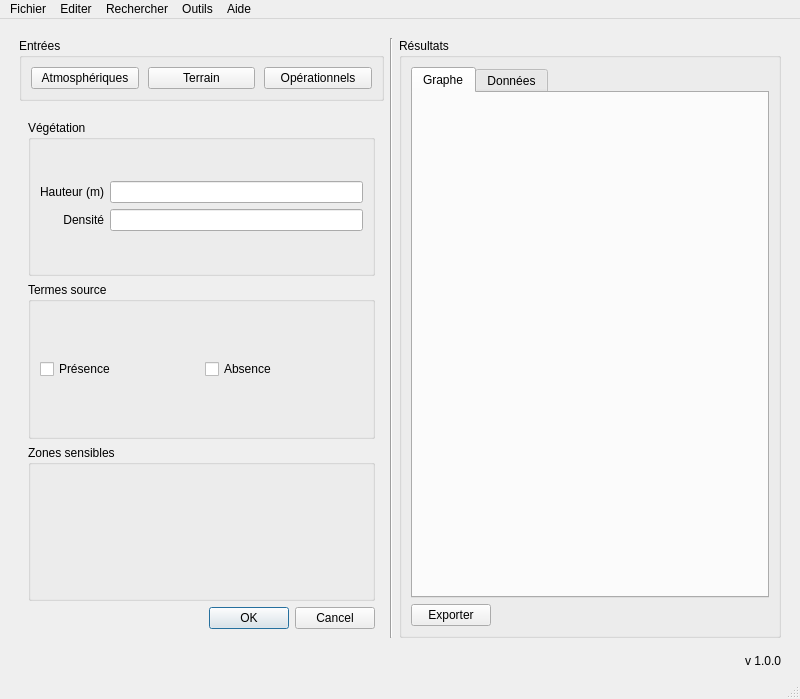
<?xml version="1.0" encoding="UTF-8"?>
<ui version="4.0">
 <author>Saimpy</author>
 <class>MainWindow</class>
 <widget class="QMainWindow" name="MainWindow">
  <property name="windowModality">
   <enum>Qt::NonModal</enum>
  </property>
  <property name="geometry">
   <rect>
    <x>0</x>
    <y>0</y>
    <width>800</width>
    <height>655</height>
   </rect>
  </property>
  <property name="windowTitle">
   <string>DRIMERA</string>
  </property>
  <property name="windowIcon">
   <iconset>
    <normaloff>Im/Ico_DRIMERA.png</normaloff>Im/Ico_DRIMERA.png</iconset>
  </property>
  <property name="iconSize">
   <size>
    <width>30</width>
    <height>24</height>
   </size>
  </property>
  <widget class="QWidget" name="centralwidget">
   <property name="sizePolicy">
    <sizepolicy hsizetype="Preferred" vsizetype="Minimum">
     <horstretch>0</horstretch>
     <verstretch>0</verstretch>
    </sizepolicy>
   </property>
   <layout class="QVBoxLayout" name="verticalLayout">
    <item>
     <layout class="QHBoxLayout" name="centralLayout">
      <property name="leftMargin">
       <number>10</number>
      </property>
      <property name="topMargin">
       <number>10</number>
      </property>
      <property name="rightMargin">
       <number>10</number>
      </property>
      <property name="bottomMargin">
       <number>10</number>
      </property>
      <item>
       <layout class="QVBoxLayout" name="inputLayout">
        <property name="spacing">
         <number>10</number>
        </property>
        <property name="leftMargin">
         <number>0</number>
        </property>
        <property name="topMargin">
         <number>0</number>
        </property>
        <property name="rightMargin">
         <number>0</number>
        </property>
        <property name="bottomMargin">
         <number>0</number>
        </property>
        <item>
         <widget class="QGroupBox" name="inputGrpBox">
          <property name="sizePolicy">
           <sizepolicy hsizetype="Preferred" vsizetype="Preferred">
            <horstretch>0</horstretch>
            <verstretch>0</verstretch>
           </sizepolicy>
          </property>
          <property name="title">
           <string>Entrées</string>
          </property>
          <layout class="QHBoxLayout" name="horizontalLayout">
           <property name="spacing">
            <number>9</number>
           </property>
           <property name="sizeConstraint">
            <enum>QLayout::SetDefaultConstraint</enum>
           </property>
           <property name="leftMargin">
            <number>9</number>
           </property>
           <item>
            <widget class="QPushButton" name="atmosBtn">
             <property name="sizePolicy">
              <sizepolicy hsizetype="Minimum" vsizetype="Fixed">
               <horstretch>0</horstretch>
               <verstretch>0</verstretch>
              </sizepolicy>
             </property>
             <property name="focusPolicy">
              <enum>Qt::StrongFocus</enum>
             </property>
             <property name="text">
              <string>Atmosphériques</string>
             </property>
             <property name="icon">
              <iconset>
               <normaloff>Im/wind.png</normaloff>Im/wind.png</iconset>
             </property>
             <property name="iconSize">
              <size>
               <width>20</width>
               <height>20</height>
              </size>
             </property>
             <property name="autoDefault">
              <bool>false</bool>
             </property>
            </widget>
           </item>
           <item>
            <widget class="QPushButton" name="terrainBtn">
             <property name="text">
              <string>Terrain</string>
             </property>
             <property name="icon">
              <iconset>
               <normaloff>Im/terrain.png</normaloff>Im/terrain.png</iconset>
             </property>
             <property name="iconSize">
              <size>
               <width>20</width>
               <height>20</height>
              </size>
             </property>
            </widget>
           </item>
           <item>
            <widget class="QPushButton" name="operaBtn">
             <property name="text">
              <string>Opérationnels</string>
             </property>
             <property name="icon">
              <iconset>
               <normaloff>Im/airplane.png</normaloff>Im/airplane.png</iconset>
             </property>
             <property name="iconSize">
              <size>
               <width>20</width>
               <height>20</height>
              </size>
             </property>
            </widget>
           </item>
          </layout>
         </widget>
        </item>
        <item>
         <widget class="QStackedWidget" name="paramStackedWidget">
          <property name="sizePolicy">
           <sizepolicy hsizetype="Fixed" vsizetype="Preferred">
            <horstretch>0</horstretch>
            <verstretch>0</verstretch>
           </sizepolicy>
          </property>
          <property name="currentIndex">
           <number>2</number>
          </property>
          <widget class="QWidget" name="inputHome">
           <layout class="QVBoxLayout" name="inputResume">
            <item>
             <layout class="QGridLayout" name="paramGridLayout">
              <item row="1" column="0">
               <layout class="QGridLayout" name="gridLayout">
                <item row="2" column="1">
                 <widget class="QProgressBar" name="progressBar_3">
                  <property name="sizePolicy">
                   <sizepolicy hsizetype="Minimum" vsizetype="Fixed">
                    <horstretch>0</horstretch>
                    <verstretch>0</verstretch>
                   </sizepolicy>
                  </property>
                  <property name="value">
                   <number>24</number>
                  </property>
                 </widget>
                </item>
                <item row="1" column="1">
                 <widget class="QProgressBar" name="progressBar_2">
                  <property name="sizePolicy">
                   <sizepolicy hsizetype="Minimum" vsizetype="Fixed">
                    <horstretch>0</horstretch>
                    <verstretch>0</verstretch>
                   </sizepolicy>
                  </property>
                  <property name="value">
                   <number>24</number>
                  </property>
                 </widget>
                </item>
                <item row="0" column="0">
                 <widget class="QLabel" name="label_2">
                  <property name="sizePolicy">
                   <sizepolicy hsizetype="Fixed" vsizetype="Preferred">
                    <horstretch>0</horstretch>
                    <verstretch>0</verstretch>
                   </sizepolicy>
                  </property>
                  <property name="text">
                   <string>Atmosphérique</string>
                  </property>
                  <property name="alignment">
                   <set>Qt::AlignRight|Qt::AlignTrailing|Qt::AlignVCenter</set>
                  </property>
                 </widget>
                </item>
                <item row="1" column="0">
                 <widget class="QLabel" name="label_3">
                  <property name="sizePolicy">
                   <sizepolicy hsizetype="Preferred" vsizetype="Preferred">
                    <horstretch>0</horstretch>
                    <verstretch>0</verstretch>
                   </sizepolicy>
                  </property>
                  <property name="text">
                   <string>Terrain</string>
                  </property>
                  <property name="alignment">
                   <set>Qt::AlignRight|Qt::AlignTrailing|Qt::AlignVCenter</set>
                  </property>
                 </widget>
                </item>
                <item row="0" column="1">
                 <widget class="QProgressBar" name="progressBar">
                  <property name="sizePolicy">
                   <sizepolicy hsizetype="Minimum" vsizetype="Fixed">
                    <horstretch>0</horstretch>
                    <verstretch>0</verstretch>
                   </sizepolicy>
                  </property>
                  <property name="value">
                   <number>24</number>
                  </property>
                 </widget>
                </item>
                <item row="2" column="0">
                 <widget class="QLabel" name="label_4">
                  <property name="sizePolicy">
                   <sizepolicy hsizetype="Preferred" vsizetype="Preferred">
                    <horstretch>0</horstretch>
                    <verstretch>0</verstretch>
                   </sizepolicy>
                  </property>
                  <property name="text">
                   <string>Opérationnel</string>
                  </property>
                  <property name="alignment">
                   <set>Qt::AlignRight|Qt::AlignTrailing|Qt::AlignVCenter</set>
                  </property>
                 </widget>
                </item>
               </layout>
              </item>
              <item row="0" column="0">
               <widget class="QLabel" name="paramLevel">
                <property name="sizePolicy">
                 <sizepolicy hsizetype="Preferred" vsizetype="Fixed">
                  <horstretch>0</horstretch>
                  <verstretch>0</verstretch>
                 </sizepolicy>
                </property>
                <property name="text">
                 <string>Niveau de paramétrage</string>
                </property>
                <property name="alignment">
                 <set>Qt::AlignCenter</set>
                </property>
               </widget>
              </item>
             </layout>
            </item>
            <item>
             <spacer name="verticalSpacer">
              <property name="orientation">
               <enum>Qt::Vertical</enum>
              </property>
              <property name="sizeHint" stdset="0">
               <size>
                <width>20</width>
                <height>40</height>
               </size>
              </property>
             </spacer>
            </item>
            <item>
             <widget class="Line" name="line_2">
              <property name="orientation">
               <enum>Qt::Horizontal</enum>
              </property>
             </widget>
            </item>
            <item>
             <widget class="QPushButton" name="calculBtn">
              <property name="focusPolicy">
               <enum>Qt::StrongFocus</enum>
              </property>
              <property name="text">
               <string>Calculer</string>
              </property>
              <property name="icon">
               <iconset>
                <normaloff>Im/settings.png</normaloff>Im/settings.png</iconset>
              </property>
              <property name="iconSize">
               <size>
                <width>20</width>
                <height>20</height>
               </size>
              </property>
             </widget>
            </item>
            <item>
             <widget class="QPushButton" name="asriskBtn">
              <property name="text">
               <string>Evaluer risques</string>
              </property>
              <property name="icon">
               <iconset>
                <normaloff>Im/operation_risk.png</normaloff>Im/operation_risk.png</iconset>
              </property>
              <property name="iconSize">
               <size>
                <width>20</width>
                <height>20</height>
               </size>
              </property>
             </widget>
            </item>
           </layout>
          </widget>
          <widget class="QWidget" name="paramAtmosphere">
           <layout class="QVBoxLayout" name="parAtm">
            <item>
             <widget class="QGroupBox" name="groupBox">
              <property name="title">
               <string>Données météorologiques</string>
              </property>
              <layout class="QVBoxLayout" name="verticalLayout_5">
               <property name="spacing">
                <number>6</number>
               </property>
               <item>
                <widget class="QGroupBox" name="groupBox_3">
                 <property name="sizePolicy">
                  <sizepolicy hsizetype="Minimum" vsizetype="Fixed">
                   <horstretch>0</horstretch>
                   <verstretch>0</verstretch>
                  </sizepolicy>
                 </property>
                 <property name="title">
                  <string>Coordonnées UTM</string>
                 </property>
                 <property name="alignment">
                  <set>Qt::AlignCenter</set>
                 </property>
                 <layout class="QHBoxLayout" name="horizontalLayout_3">
                  <item>
                   <layout class="QGridLayout" name="gridLayout_5">
                    <item row="1" column="0">
                     <widget class="QLabel" name="label_10">
                      <property name="text">
                       <string>Y (m)</string>
                      </property>
                     </widget>
                    </item>
                    <item row="0" column="0">
                     <widget class="QLabel" name="label_11">
                      <property name="text">
                       <string>X (m)</string>
                      </property>
                     </widget>
                    </item>
                    <item row="0" column="1">
                     <widget class="QLineEdit" name="lineEdit_7"/>
                    </item>
                    <item row="1" column="1">
                     <widget class="QLineEdit" name="lineEdit_8"/>
                    </item>
                   </layout>
                  </item>
                  <item>
                   <widget class="QPushButton" name="pushButton_2">
                    <property name="text">
                     <string>Télécharger données</string>
                    </property>
                    <property name="checkable">
                     <bool>false</bool>
                    </property>
                    <property name="autoDefault">
                     <bool>false</bool>
                    </property>
                    <property name="default">
                     <bool>false</bool>
                    </property>
                   </widget>
                  </item>
                 </layout>
                </widget>
               </item>
               <item>
                <layout class="QGridLayout" name="gridLayout_6">
                 <item row="3" column="0">
                  <widget class="QLabel" name="label_12">
                   <property name="text">
                    <string>Humidité relative (%)</string>
                   </property>
                   <property name="alignment">
                    <set>Qt::AlignRight|Qt::AlignTrailing|Qt::AlignVCenter</set>
                   </property>
                  </widget>
                 </item>
                 <item row="2" column="1">
                  <widget class="QLineEdit" name="lineEdit_9"/>
                 </item>
                 <item row="0" column="1">
                  <widget class="QLineEdit" name="lineEdit_10"/>
                 </item>
                 <item row="1" column="1">
                  <widget class="QLineEdit" name="lineEdit_11"/>
                 </item>
                 <item row="3" column="1">
                  <widget class="QLineEdit" name="lineEdit_12"/>
                 </item>
                 <item row="1" column="0">
                  <widget class="QLabel" name="label_13">
                   <property name="text">
                    <string>Direction du vent (N°)</string>
                   </property>
                   <property name="alignment">
                    <set>Qt::AlignRight|Qt::AlignTrailing|Qt::AlignVCenter</set>
                   </property>
                  </widget>
                 </item>
                 <item row="2" column="0">
                  <widget class="QLabel" name="label_14">
                   <property name="text">
                    <string>Température (°C)</string>
                   </property>
                   <property name="alignment">
                    <set>Qt::AlignRight|Qt::AlignTrailing|Qt::AlignVCenter</set>
                   </property>
                  </widget>
                 </item>
                 <item row="0" column="0">
                  <widget class="QLabel" name="label_15">
                   <property name="text">
                    <string>Vitesse du vent (km/h)</string>
                   </property>
                   <property name="alignment">
                    <set>Qt::AlignRight|Qt::AlignTrailing|Qt::AlignVCenter</set>
                   </property>
                  </widget>
                 </item>
                </layout>
               </item>
              </layout>
             </widget>
            </item>
            <item>
             <widget class="QGroupBox" name="groupBox_5">
              <property name="title">
               <string>Turbulences</string>
              </property>
             </widget>
            </item>
            <item>
             <widget class="QGroupBox" name="groupBox_4">
              <property name="title">
               <string>Bruit de fond</string>
              </property>
             </widget>
            </item>
            <item>
             <widget class="QDialogButtonBox" name="atmosBtnBox">
              <property name="enabled">
               <bool>true</bool>
              </property>
              <property name="standardButtons">
               <set>QDialogButtonBox::Cancel|QDialogButtonBox::Ok</set>
              </property>
             </widget>
            </item>
           </layout>
          </widget>
          <widget class="QWidget" name="paramTerrain">
           <layout class="QVBoxLayout" name="parTer">
            <item>
             <widget class="QGroupBox" name="groupBox_6">
              <property name="title">
               <string>Végétation</string>
              </property>
              <layout class="QVBoxLayout" name="verticalLayout_12">
               <item>
                <layout class="QGridLayout" name="gridLayout_8">
                 <item row="0" column="1">
                  <widget class="QLineEdit" name="lineEdit_15"/>
                 </item>
                 <item row="1" column="0">
                  <widget class="QLabel" name="label_18">
                   <property name="text">
                    <string>Densité</string>
                   </property>
                   <property name="alignment">
                    <set>Qt::AlignRight|Qt::AlignTrailing|Qt::AlignVCenter</set>
                   </property>
                  </widget>
                 </item>
                 <item row="1" column="1">
                  <widget class="QLineEdit" name="lineEdit_16"/>
                 </item>
                 <item row="0" column="0">
                  <widget class="QLabel" name="label_19">
                   <property name="text">
                    <string>Hauteur (m)</string>
                   </property>
                   <property name="alignment">
                    <set>Qt::AlignRight|Qt::AlignTrailing|Qt::AlignVCenter</set>
                   </property>
                  </widget>
                 </item>
                </layout>
               </item>
              </layout>
             </widget>
            </item>
            <item>
             <widget class="QGroupBox" name="groupBox_7">
              <property name="title">
               <string>Termes source</string>
              </property>
              <layout class="QVBoxLayout" name="verticalLayout_13">
               <item>
                <layout class="QGridLayout" name="gridLayout_9">
                 <item row="0" column="0">
                  <widget class="QCheckBox" name="checkBox">
                   <property name="text">
                    <string>Présence</string>
                   </property>
                  </widget>
                 </item>
                 <item row="0" column="1">
                  <widget class="QCheckBox" name="checkBox_2">
                   <property name="text">
                    <string>Absence</string>
                   </property>
                  </widget>
                 </item>
                </layout>
               </item>
              </layout>
             </widget>
            </item>
            <item>
             <widget class="QGroupBox" name="groupBox_8">
              <property name="title">
               <string>Zones sensibles</string>
              </property>
             </widget>
            </item>
            <item>
             <widget class="QDialogButtonBox" name="terBtnBox">
              <property name="standardButtons">
               <set>QDialogButtonBox::Cancel|QDialogButtonBox::Ok</set>
              </property>
             </widget>
            </item>
           </layout>
          </widget>
          <widget class="QWidget" name="paramOpera">
           <layout class="QVBoxLayout" name="parOp">
            <item>
             <widget class="QGroupBox" name="groupBox_11">
              <property name="title">
               <string>Caratéristiques appareil</string>
              </property>
              <layout class="QVBoxLayout" name="verticalLayout_16">
               <item>
                <layout class="QGridLayout" name="gridLayout_12">
                 <item row="1" column="0">
                  <widget class="QLabel" name="label_29">
                   <property name="text">
                    <string>Masse (kg)</string>
                   </property>
                   <property name="alignment">
                    <set>Qt::AlignRight|Qt::AlignTrailing|Qt::AlignVCenter</set>
                   </property>
                  </widget>
                 </item>
                 <item row="0" column="1">
                  <widget class="QLineEdit" name="lineEdit_25"/>
                 </item>
                 <item row="2" column="0">
                  <widget class="QLabel" name="label_30">
                   <property name="text">
                    <string>Diamètre rotor (mm)</string>
                   </property>
                   <property name="alignment">
                    <set>Qt::AlignRight|Qt::AlignTrailing|Qt::AlignVCenter</set>
                   </property>
                  </widget>
                 </item>
                 <item row="1" column="1">
                  <widget class="QLineEdit" name="lineEdit_26"/>
                 </item>
                 <item row="2" column="1">
                  <widget class="QLineEdit" name="lineEdit_27"/>
                 </item>
                 <item row="0" column="0">
                  <widget class="QLabel" name="label_31">
                   <property name="text">
                    <string>Avancement (m/s)</string>
                   </property>
                   <property name="alignment">
                    <set>Qt::AlignRight|Qt::AlignTrailing|Qt::AlignVCenter</set>
                   </property>
                  </widget>
                 </item>
                 <item row="3" column="0">
                  <widget class="QLabel" name="label_32">
                   <property name="text">
                    <string>Vitesse rotor (m/s)</string>
                   </property>
                   <property name="alignment">
                    <set>Qt::AlignRight|Qt::AlignTrailing|Qt::AlignVCenter</set>
                   </property>
                  </widget>
                 </item>
                 <item row="3" column="1">
                  <widget class="QLineEdit" name="lineEdit_28"/>
                 </item>
                </layout>
               </item>
              </layout>
             </widget>
            </item>
            <item>
             <widget class="QGroupBox" name="groupBox_10">
              <property name="title">
               <string>Données d'émission</string>
              </property>
              <layout class="QVBoxLayout" name="verticalLayout_15">
               <item>
                <layout class="QGridLayout" name="gridLayout_11">
                 <item row="1" column="1">
                  <widget class="QLineEdit" name="lineEdit_22"/>
                 </item>
                 <item row="0" column="1">
                  <widget class="QLineEdit" name="lineEdit_23"/>
                 </item>
                 <item row="1" column="0">
                  <widget class="QLabel" name="label_26">
                   <property name="text">
                    <string>Taux d'application (%)</string>
                   </property>
                   <property name="alignment">
                    <set>Qt::AlignRight|Qt::AlignTrailing|Qt::AlignVCenter</set>
                   </property>
                  </widget>
                 </item>
                 <item row="0" column="0">
                  <widget class="QLabel" name="label_27">
                   <property name="text">
                    <string>Taux de matière active (%)</string>
                   </property>
                   <property name="alignment">
                    <set>Qt::AlignRight|Qt::AlignTrailing|Qt::AlignVCenter</set>
                   </property>
                  </widget>
                 </item>
                 <item row="2" column="0">
                  <widget class="QLabel" name="label_28">
                   <property name="text">
                    <string>Température du produit (°C)</string>
                   </property>
                   <property name="alignment">
                    <set>Qt::AlignRight|Qt::AlignTrailing|Qt::AlignVCenter</set>
                   </property>
                  </widget>
                 </item>
                 <item row="2" column="1">
                  <widget class="QLineEdit" name="lineEdit_24"/>
                 </item>
                </layout>
               </item>
              </layout>
             </widget>
            </item>
            <item>
             <widget class="QGroupBox" name="groupBox_9">
              <property name="title">
               <string>Caractéristiques traitement</string>
              </property>
              <layout class="QVBoxLayout" name="verticalLayout_14">
               <item>
                <layout class="QGridLayout" name="gridLayout_10">
                 <item row="5" column="0">
                  <widget class="QLabel" name="label_20">
                   <property name="text">
                    <string>Distance lignes de passage (m)</string>
                   </property>
                   <property name="alignment">
                    <set>Qt::AlignRight|Qt::AlignTrailing|Qt::AlignVCenter</set>
                   </property>
                  </widget>
                 </item>
                 <item row="3" column="1">
                  <widget class="QLineEdit" name="lineEdit_17"/>
                 </item>
                 <item row="0" column="0">
                  <widget class="QLabel" name="label_21">
                   <property name="text">
                    <string>Largeur rampe (m)</string>
                   </property>
                   <property name="alignment">
                    <set>Qt::AlignRight|Qt::AlignTrailing|Qt::AlignVCenter</set>
                   </property>
                  </widget>
                 </item>
                 <item row="3" column="0">
                  <widget class="QLabel" name="label_22">
                   <property name="text">
                    <string>Hauteur application (m)</string>
                   </property>
                   <property name="alignment">
                    <set>Qt::AlignRight|Qt::AlignTrailing|Qt::AlignVCenter</set>
                   </property>
                  </widget>
                 </item>
                 <item row="4" column="0">
                  <widget class="QLabel" name="label_23">
                   <property name="text">
                    <string>Nombre de passage</string>
                   </property>
                   <property name="alignment">
                    <set>Qt::AlignRight|Qt::AlignTrailing|Qt::AlignVCenter</set>
                   </property>
                  </widget>
                 </item>
                 <item row="5" column="1">
                  <widget class="QLineEdit" name="lineEdit_18"/>
                 </item>
                 <item row="1" column="1">
                  <widget class="QLineEdit" name="lineEdit_19"/>
                 </item>
                 <item row="4" column="1">
                  <widget class="QLineEdit" name="lineEdit_20"/>
                 </item>
                 <item row="0" column="1">
                  <widget class="QLineEdit" name="lineEdit_21"/>
                 </item>
                 <item row="1" column="0">
                  <widget class="QLabel" name="label_24">
                   <property name="text">
                    <string>Orientation buses (°)</string>
                   </property>
                   <property name="alignment">
                    <set>Qt::AlignRight|Qt::AlignTrailing|Qt::AlignVCenter</set>
                   </property>
                  </widget>
                 </item>
                 <item row="2" column="0">
                  <widget class="QLabel" name="label_25">
                   <property name="text">
                    <string>Classe gouettelettes</string>
                   </property>
                   <property name="alignment">
                    <set>Qt::AlignRight|Qt::AlignTrailing|Qt::AlignVCenter</set>
                   </property>
                  </widget>
                 </item>
                 <item row="2" column="1">
                  <widget class="QComboBox" name="comboBox">
                   <item>
                    <property name="text">
                     <string>Extrêmement fin</string>
                    </property>
                   </item>
                   <item>
                    <property name="text">
                     <string>Très fin</string>
                    </property>
                   </item>
                   <item>
                    <property name="text">
                     <string>Fin</string>
                    </property>
                   </item>
                   <item>
                    <property name="text">
                     <string>Moyen</string>
                    </property>
                   </item>
                   <item>
                    <property name="text">
                     <string>Grossier</string>
                    </property>
                   </item>
                   <item>
                    <property name="text">
                     <string>Très grossier</string>
                    </property>
                   </item>
                   <item>
                    <property name="text">
                     <string>Extrêmement grossier</string>
                    </property>
                   </item>
                   <item>
                    <property name="text">
                     <string>Ultra grossier</string>
                    </property>
                   </item>
                  </widget>
                 </item>
                </layout>
               </item>
              </layout>
             </widget>
            </item>
            <item>
             <widget class="QDialogButtonBox" name="opBtnBox">
              <property name="standardButtons">
               <set>QDialogButtonBox::Cancel|QDialogButtonBox::Ok</set>
              </property>
             </widget>
            </item>
           </layout>
          </widget>
         </widget>
        </item>
       </layout>
      </item>
      <item>
       <widget class="Line" name="line">
        <property name="orientation">
         <enum>Qt::Vertical</enum>
        </property>
       </widget>
      </item>
      <item>
       <layout class="QHBoxLayout" name="resultLayout">
        <item>
         <widget class="QGroupBox" name="resultGrpBox">
          <property name="title">
           <string>Résultats</string>
          </property>
          <layout class="QVBoxLayout" name="verticalLayout_8">
           <item>
            <widget class="QTabWidget" name="resultTabWidget">
             <property name="tabShape">
              <enum>QTabWidget::Rounded</enum>
             </property>
             <property name="currentIndex">
              <number>0</number>
             </property>
             <property name="iconSize">
              <size>
               <width>13</width>
               <height>20</height>
              </size>
             </property>
             <property name="elideMode">
              <enum>Qt::ElideRight</enum>
             </property>
             <property name="documentMode">
              <bool>false</bool>
             </property>
             <property name="tabsClosable">
              <bool>false</bool>
             </property>
             <property name="movable">
              <bool>false</bool>
             </property>
             <property name="tabBarAutoHide">
              <bool>false</bool>
             </property>
             <widget class="QWidget" name="tabgraph">
              <attribute name="icon">
               <iconset>
                <normaloff>Im/picture.png</normaloff>Im/picture.png</iconset>
              </attribute>
              <attribute name="title">
               <string>Graphe</string>
              </attribute>
             </widget>
             <widget class="QWidget" name="tabdata">
              <attribute name="icon">
               <iconset>
                <normaloff>Im/graph.png</normaloff>Im/graph.png</iconset>
              </attribute>
              <attribute name="title">
               <string>Données</string>
              </attribute>
             </widget>
            </widget>
           </item>
           <item>
            <widget class="QPushButton" name="downloadBtn">
             <property name="sizePolicy">
              <sizepolicy hsizetype="Maximum" vsizetype="Fixed">
               <horstretch>0</horstretch>
               <verstretch>0</verstretch>
              </sizepolicy>
             </property>
             <property name="layoutDirection">
              <enum>Qt::LeftToRight</enum>
             </property>
             <property name="text">
              <string>Exporter</string>
             </property>
             <property name="icon">
              <iconset>
               <normaloff>Im/download.png</normaloff>Im/download.png</iconset>
             </property>
             <property name="iconSize">
              <size>
               <width>17</width>
               <height>19</height>
              </size>
             </property>
            </widget>
           </item>
          </layout>
         </widget>
        </item>
       </layout>
      </item>
     </layout>
    </item>
    <item>
     <widget class="QLabel" name="appversion">
      <property name="text">
       <string>v 1.0.0   </string>
      </property>
      <property name="alignment">
       <set>Qt::AlignRight|Qt::AlignTrailing|Qt::AlignVCenter</set>
      </property>
      <property name="margin">
       <number>0</number>
      </property>
      <property name="openExternalLinks">
       <bool>false</bool>
      </property>
     </widget>
    </item>
   </layout>
  </widget>
  <widget class="QMenuBar" name="menubar">
   <property name="geometry">
    <rect>
     <x>0</x>
     <y>0</y>
     <width>800</width>
     <height>21</height>
    </rect>
   </property>
   <widget class="QMenu" name="menuFichier">
    <property name="title">
     <string>Fichier</string>
    </property>
    <addaction name="actionOuvrir"/>
    <addaction name="actionNouveau"/>
    <addaction name="actionQuitter"/>
   </widget>
   <widget class="QMenu" name="menuEditer">
    <property name="title">
     <string>Editer</string>
    </property>
   </widget>
   <widget class="QMenu" name="menuRechercher">
    <property name="title">
     <string>Rechercher</string>
    </property>
   </widget>
   <widget class="QMenu" name="menuOutils">
    <property name="title">
     <string>Outils</string>
    </property>
   </widget>
   <widget class="QMenu" name="menuAide">
    <property name="title">
     <string>Aide</string>
    </property>
   </widget>
   <addaction name="menuFichier"/>
   <addaction name="menuEditer"/>
   <addaction name="menuRechercher"/>
   <addaction name="menuOutils"/>
   <addaction name="menuAide"/>
  </widget>
  <widget class="QStatusBar" name="statusbar"/>
  <action name="actionOuvrir">
   <property name="text">
    <string>Ouvrir</string>
   </property>
  </action>
  <action name="actionNouveau">
   <property name="text">
    <string>Nouveau</string>
   </property>
  </action>
  <action name="actionQuitter">
   <property name="text">
    <string>Quitter</string>
   </property>
  </action>
 </widget>
 <resources/>
 <connections/>
</ui>
